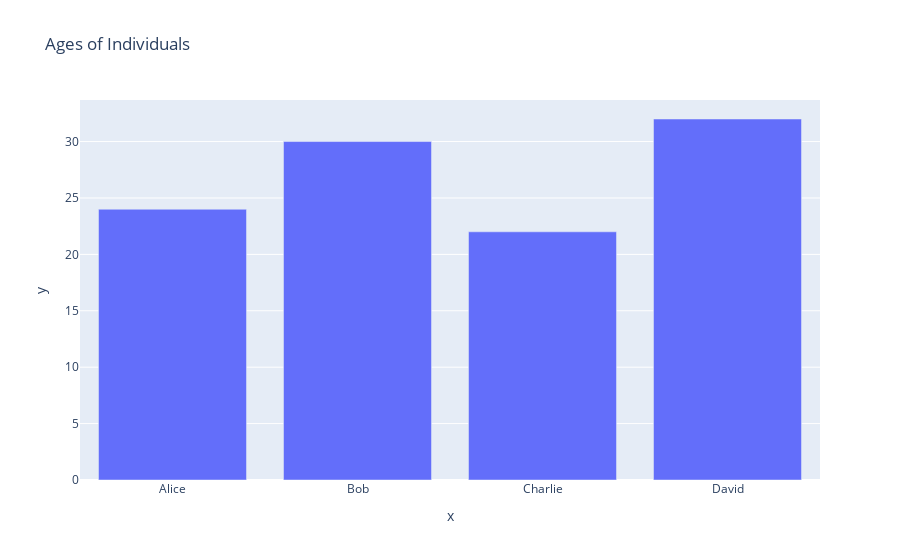

The notebook cell saved with this chart:
### Markdown cell above
> *figure-1:* in which fig the line show the change of age of every indivisiuals

### Code cell
# now draw a bar chart of the same data
fig = px.bar(x=names, y=ages, title='Ages of Individuals')
# show the bar chart
fig.show()
# save the plot as png
fig.write_image("./output/bar_plot.png")     # if you want to save as png than comment out the line
# now save as standalone html
# fig.write_html("./output/bar_plot.html")     # if you want to save as png than comment out the line

### Figure 1 — Plotly figure (JSON) as saved in the notebook; plotly's stock layout.template omitted (floating-point values rounded to 4 significant figures)
{"data": [{"hovertemplate": "x=%{x}<br>y=%{y}<extra></extra>", "legendgroup": "", "marker": {"color": "#636efa", "pattern": {"shape": ""}}, "name": "", "orientation": "v", "showlegend": false, "textposition": "auto", "type": "bar", "x": ["Alice", "Bob", "Charlie", "David"], "xaxis": "x", "y": [24, 30, 22, 32], "yaxis": "y"}], "layout": {"barmode": "relative", "legend": {"tracegroupgap": 0}, "title": {"text": "Ages of Individuals"}, "xaxis": {"anchor": "y", "domain": [0, 1], "title": {"text": "x"}}, "yaxis": {"anchor": "x", "domain": [0, 1], "title": {"text": "y"}}}}
